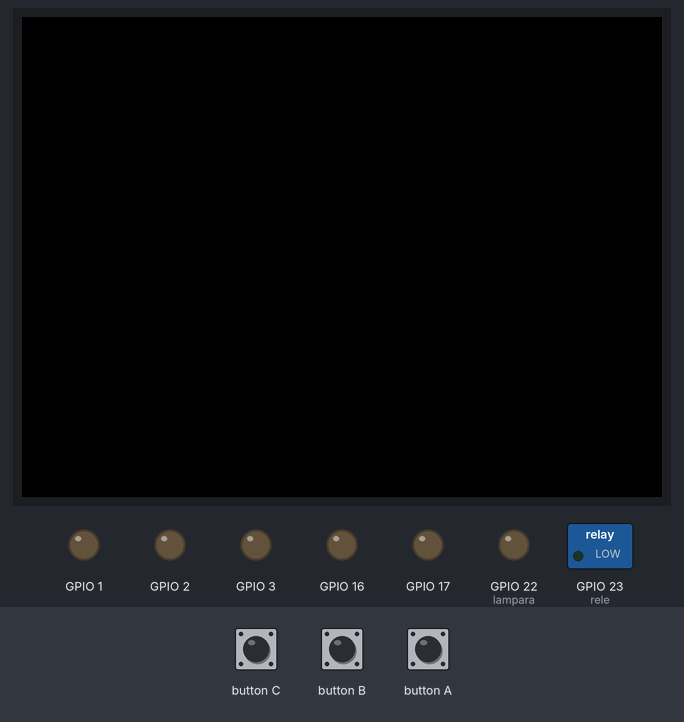
The sketch below on a simulated ESP32. On the bench: 320×240 colour display, switched loads named in the sketch (green lamp = pin HIGH), output pins drawn as LEDs (lit = HIGH). WiFi joins after 1.5 s; servers stay silent unless stated; what the sketch prints to the serial monitor is not drawn.

Above: at 0.2 s.
At 1.7 s:
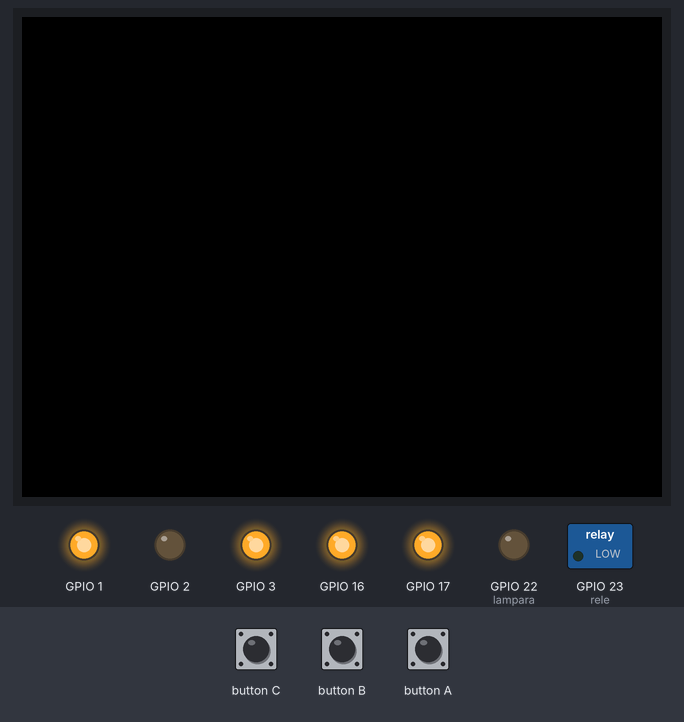
Timing chart, 0 to 3.2 s (numbered marks = the images above):
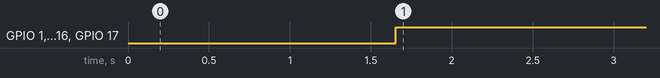

Measured:
- by itself, GPIO 1, GPIO 3, GPIO 16, GPIO 17: LOW → HIGH at 1.7 s

The sketch:

TodoM5UDP.ino
```cpp
// M5Stack UDP

#include "WiFi.h"
#include "AsyncUDP.h"
#include <M5Stack.h>
const char* ssid = "MiFibra-5182";
const char* pass = "mEF5WTPx";
const int rele = 23;
const int lampara = 22;
// propiedades PWM
const int frecuencia = 5000;
const int canal = 0;
const int resolucion = 8;
int dutyCycle = 0;
int contadorMostrarLuz = 90;

AsyncUDP udp;

void setup()
{
  M5.begin(true,false,false);
  Serial.begin(9600);
  pinMode(rele, OUTPUT);
  pinMode(2, OUTPUT);


  // configuramos la funcionalidad PWM y asociamos el canal al GPIO
  ledcSetup(canal, frecuencia, resolucion);
  ledcAttachPin(lampara, canal);
  // ---------------------------------
  WiFi.disconnect(true);
  WiFi.mode(WIFI_STA);
  WiFi.begin(ssid, pass);
  while (WiFi.status() != WL_CONNECTED) {
    delay(500);
    Serial.print(".");
  }
  if (udp.listen(1234)) {
    Serial.print("UDP Listening on IP: ");
    Serial.println(WiFi.localIP());

    udp.onPacket([](AsyncUDPPacket packet) {

      Serial.write(packet.data(), packet.length());
      //Serial.println();

      String datosUDP = (const char*)packet.data();
      String textoMostrarEnM5Ultra = "";
      String textoMostrarEnM5Esp = "";

      if (datosUDP == "No Sentado")
      {
        textoMostrarEnM5Ultra = "No Sentado";
        digitalWrite(2, LOW);
      }
      else if (datosUDP == "Mal sentado")
      {
        textoMostrarEnM5Ultra = "Mal sentado  ";
        digitalWrite(2, HIGH);
      }
      else if(datosUDP == "Bien sentado")
      {
        textoMostrarEnM5Ultra = "Bien sentado ";
        digitalWrite(2, HIGH);

      }

        M5.Lcd.setCursor(60,90);
        M5.Lcd.setTextSize(2);
        M5.Lcd.println(textoMostrarEnM5Ultra);

      if (datosUDP == "Espalda Reclinada"){
        textoMostrarEnM5Esp = "Espalda Reclinada ";
      }
      else if(datosUDP == "Espalda sin Reclinada"){
        textoMostrarEnM5Esp = "Sin Reclinar";
      }

      M5.Lcd.setCursor(60,60);
      M5.Lcd.setTextSize(2);
      M5.Lcd.println(textoMostrarEnM5Esp);


    });

  /*M5.Lcd.setCursor(5,8);
  M5.Lcd.print("Iluminacion ");
  M5.Lcd.drawLine(79,4,320,4, WHITE);
  M5.Lcd.drawLine(79,16,320,16, WHITE);
  M5.Lcd.drawLine(319, 4, 319, 16, WHITE);
  M5.Lcd.drawLine(79,4,79,16, WHITE);*/
  }

  pinMode(3, OUTPUT);
  pinMode(1, OUTPUT);
  pinMode(16, OUTPUT);
  pinMode(17, OUTPUT);


}

void loop()
{

  M5.update();

  /*
  if(M5.BtnC.isPressed() && dutyCycle < 25500){
// Incrementamos el brillo
  dutyCycle++;


  contadorMostrarLuz += 1;
  M5.Lcd.drawLine((contadorMostrarLuz/100)+80, 5, (contadorMostrarLuz/100)+80, 15, WHITE);


  }
  if(M5.BtnA.isPressed() && dutyCycle > 0){
// Decrementamos el brillo
   dutyCycle--;

    if(dutyCycle < 23800)
    {
     M5.Lcd.drawLine((contadorMostrarLuz/100)+80, 5, (contadorMostrarLuz/100)+80, 15, BLACK);
    }
     contadorMostrarLuz -= 1;

  }
  int algo = dutyCycle / 100;
  ledcWrite(canal, algo);
  */

  digitalWrite(3, HIGH);
  digitalWrite(1, HIGH);
  digitalWrite(16, HIGH);
  digitalWrite(17, HIGH);


}
```
